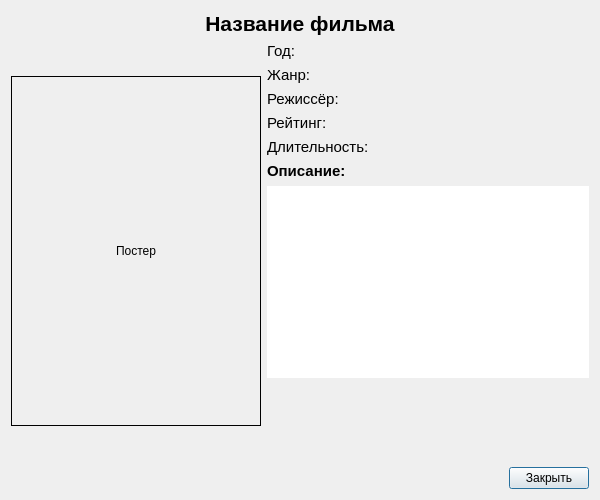
<?xml version="1.0" encoding="UTF-8"?>
<ui version="4.0">
 <class>DetailsDialog</class>
 <widget class="QDialog" name="DetailsDialog">
  <property name="geometry">
   <rect>
    <x>0</x>
    <y>0</y>
    <width>600</width>
    <height>500</height>
   </rect>
  </property>
  <property name="windowTitle">
   <string>Детали фильма</string>
  </property>
  <layout class="QVBoxLayout" name="verticalLayout">
   <item>
    <widget class="QLabel" name="titleLabel">
     <property name="text">
      <string>Название фильма</string>
     </property>
     <property name="alignment">
      <set>Qt::AlignCenter</set>
     </property>
     <property name="font">
      <font>
       <pointsize>16</pointsize>
       <weight>75</weight>
       <bold>true</bold>
      </font>
     </property>
    </widget>
   </item>
   <item>
    <layout class="QHBoxLayout" name="contentLayout">
     <item>
      <widget class="QLabel" name="posterLabel">
       <property name="text">
        <string>Постер</string>
       </property>
       <property name="alignment">
        <set>Qt::AlignCenter</set>
       </property>
       <property name="minimumSize">
        <size>
         <width>250</width>
         <height>350</height>
        </size>
       </property>
       <property name="maximumSize">
        <size>
         <width>250</width>
         <height>350</height>
        </size>
       </property>
       <property name="frameShape">
        <enum>QFrame::Box</enum>
       </property>
       <property name="scaledContents">
        <bool>false</bool>
       </property>
      </widget>
     </item>
     <item>
      <layout class="QVBoxLayout" name="infoLayout">
       <item>
        <widget class="QLabel" name="yearLabel">
         <property name="text">
          <string>Год: </string>
         </property>
         <property name="font">
          <font>
           <pointsize>11</pointsize>
          </font>
         </property>
        </widget>
       </item>
       <item>
        <widget class="QLabel" name="genreLabel">
         <property name="text">
          <string>Жанр: </string>
         </property>
         <property name="font">
          <font>
           <pointsize>11</pointsize>
          </font>
         </property>
        </widget>
       </item>
       <item>
        <widget class="QLabel" name="directorLabel">
         <property name="text">
          <string>Режиссёр: </string>
         </property>
         <property name="font">
          <font>
           <pointsize>11</pointsize>
          </font>
         </property>
        </widget>
       </item>
       <item>
        <widget class="QLabel" name="ratingLabel">
         <property name="text">
          <string>Рейтинг: </string>
         </property>
         <property name="font">
          <font>
           <pointsize>11</pointsize>
          </font>
         </property>
        </widget>
       </item>
       <item>
        <widget class="QLabel" name="durationLabel">
         <property name="text">
          <string>Длительность: </string>
         </property>
         <property name="font">
          <font>
           <pointsize>11</pointsize>
          </font>
         </property>
        </widget>
       </item>
       <item>
        <widget class="QLabel" name="descriptionTitleLabel">
         <property name="text">
          <string>Описание:</string>
         </property>
         <property name="font">
          <font>
           <pointsize>11</pointsize>
           <weight>75</weight>
           <bold>true</bold>
          </font>
         </property>
        </widget>
       </item>
       <item>
        <widget class="QTextEdit" name="descriptionTextEdit">
         <property name="readOnly">
          <bool>true</bool>
         </property>
         <property name="frameShape">
          <enum>QFrame::NoFrame</enum>
         </property>
        </widget>
       </item>
       <item>
        <spacer name="verticalSpacer">
         <property name="orientation">
          <enum>Qt::Vertical</enum>
         </property>
         <property name="sizeHint" stdset="0">
          <size>
           <width>20</width>
           <height>40</height>
          </size>
         </property>
        </spacer>
       </item>
      </layout>
     </item>
    </layout>
   </item>
   <item>
    <layout class="QHBoxLayout" name="buttonLayout">
     <item>
      <spacer name="horizontalSpacer">
       <property name="orientation">
        <enum>Qt::Horizontal</enum>
       </property>
       <property name="sizeHint" stdset="0">
        <size>
         <width>40</width>
         <height>20</height>
        </size>
       </property>
      </spacer>
     </item>
     <item>
      <widget class="QPushButton" name="closeButton">
       <property name="text">
        <string>Закрыть</string>
       </property>
      </widget>
     </item>
    </layout>
   </item>
  </layout>
 </widget>
 <resources/>
 <connections/>
</ui>
